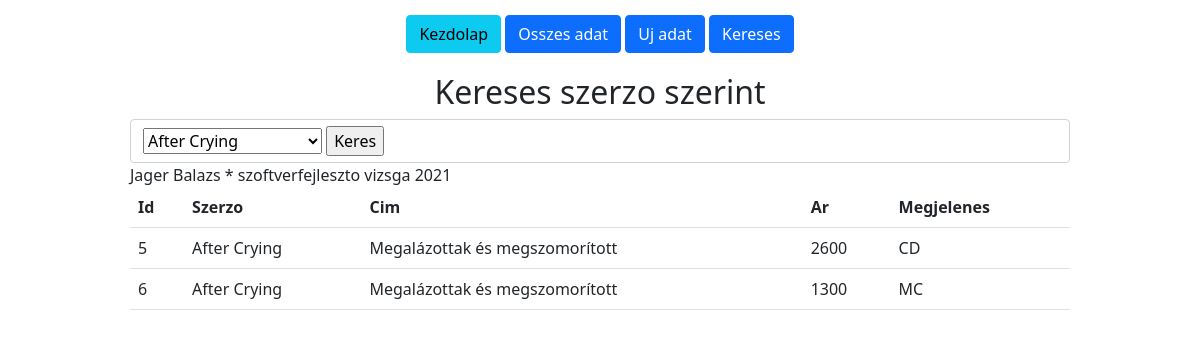
Screenshot of /kereses.php?szerzo=After Crying with the database file from the repository.
### tables this page shows
CREATE TABLE `lemez` (
  `id` int(11) NOT NULL,
  `szerzo` varchar(30) NOT NULL,
  `cim` varchar(50) NOT NULL,
  `ar` int(11) NOT NULL,
  `megjelenes` varchar(2) NOT NULL
);

### kereses.php (the view)
<?php include("header.php") ;
$selectQuery = "SELECT szerzo FROM lemez GROUP BY szerzo";
$selectResult = mysqli_query($conn,$selectQuery);
$keresettSzerzo = "";
if(isset($_GET["szerzo"])){
    $keresettSzerzo = $_GET["szerzo"];
}
?>
<h2>Kereses szerzo szerint</h2>
<form method="GET" action="./kereses.php" class="form-control form">
<select name="szerzo" id="szerzo">
<?php
while ($row = mysqli_fetch_array($selectResult)) {
    echo"<option value='$row[szerzo]'>$row[szerzo]</option>";
}
?>
</select>
<input type="submit" value="Keres">
</form>
<?php
    if ($keresettSzerzo != "") {
        $keresQuery = "Select * from lemez where szerzo= '$keresettSzerzo'";
        $keresResult = mysqli_query($conn,$keresQuery);
        echo" <table class='table'> ";
        echo"<tr><th>Id</th><th>Szerzo</th><th>Cim</th><th>Ar</th><th>Megjelenes</th></tr>";
        while ($row = mysqli_fetch_array($keresResult)) {
        echo"<tr>";
        echo"<td>$row[id]</td>";
        echo"<td>$row[szerzo]</td>";
        echo"<td>$row[cim]</td>";
        echo"<td>$row[ar]</td>";
        echo"<td>$row[megjelenes]</td>";
        echo"</tr>";
        }
    }
?>
<?php include("footer.php") ?>

### header.php (shortened to what this page needs)
<!DOCTYPE html>
<html lang="hu">
<head>
    <link href="https://cdn.jsdelivr.net/npm/bootstrap@5.0.0/dist/css/bootstrap.min.css" rel="stylesheet">
    <link rel="stylesheet" href="./style.css">
</head>
<body>
<div class="content">
<nav>
<a class="btn btn-info" href="./index.php">Kezdolap</a>
<a class="btn btn-primary" href="./adatok.php">Osszes adat</a>
<a class="btn btn-primary" href="./ujadat.php">Uj adat</a>
<a class="btn btn-primary" href="./kereses.php">Kereses</a>
</nav>
 <main>

### footer.php
</main>
<footer>
    <span>Jager Balazs * szoftverfejleszto vizsga 2021</span>
</footer>
</div>
</body>
</html>

### style.css (style rules this page uses)
nav { width: 75%; margin-left: auto; margin-right: auto; text-align: center; margin-bottom: 20px; }
h2 { text-align: center; }
.content { width: 80%; margin-top: 5px; margin-left: auto; margin-right: auto; padding: 10px; }

### rows the page displays
lemez: id "5", szerzo "After Crying", cim "Megalázottak és megszomorított", ar "2600", megjelenes "CD"
lemez: id "6", szerzo "After Crying", cim "Megalázottak és megszomorított", ar "1300", megjelenes "MC"

### other values shown
form field szerzo "After Crying"
